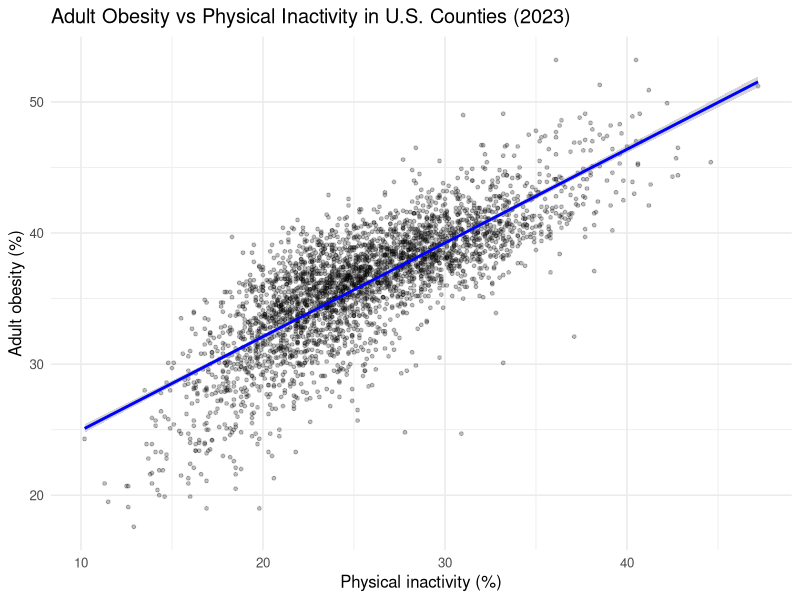
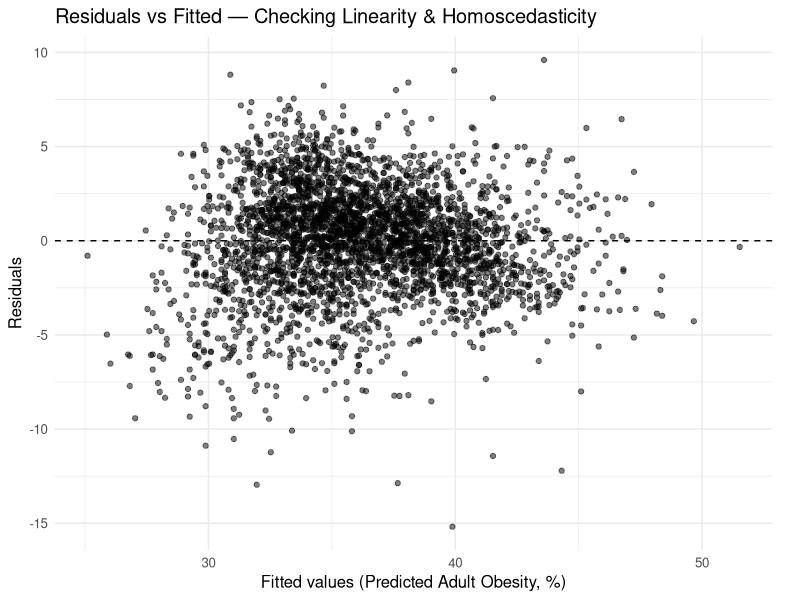
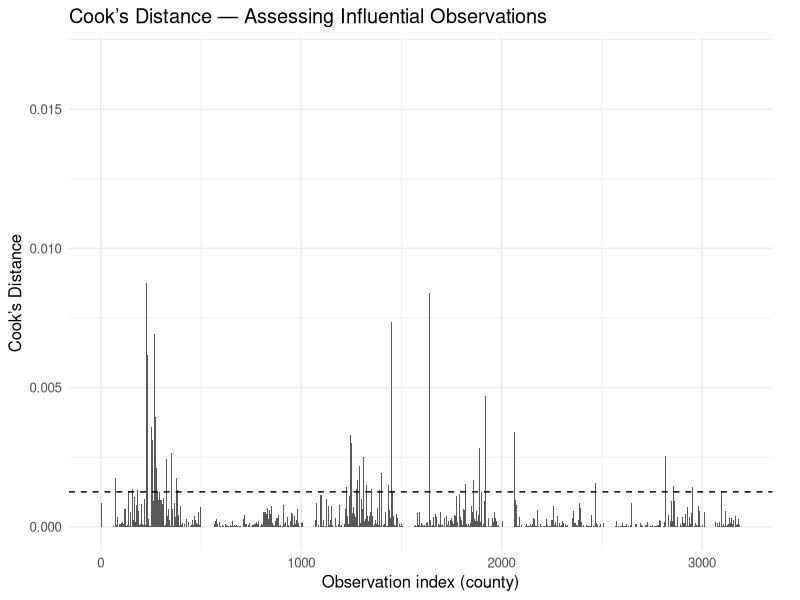

The R source for these figures, in order:
## ---- chunk 1
#| include: false
#| warning: false
#| message: false
# load libraries
library(tidyverse)
library(palmerpenguins)
library(ggpubr)
library(patchwork)

getwd()
list.files()
file.exists("/Users/spartan/Documents/Math 261A/Project 1/references.bib")
## ---- chunk 2
#| label: model-setup
#| echo: false
#| message: false
#| warning: false
#| results: "hide"
library(readr); library(ggplot2)
d <- readr::read_csv("../data/county_health_model.csv", show_col_types = FALSE)
# Load / fit model
lm_fit <- lm(obesity_pct ~ inactivity_pct, data = d)
diag_df <- data.frame(.fitted = fitted(lm_fit), .resid = resid(lm_fit))
diag_df$cooks <- cooks.distance(lm_fit)
cook_threshold <- 4 / nrow(diag_df)
## ---- chunk 3
#| echo: false
#| warning: false
#| message: false
#| fig-cap: "Relationship between Adult Obesity (%) and Physical Inactivity (%) across U.S. Counties (2023). Each point represents a county, and the fitted OLS line shows a strong positive association: counties with higher inactivity tend to have higher obesity prevalence."
library(ggplot2)

ggplot(d, aes(x = inactivity_pct, y = obesity_pct)) +
  geom_point(alpha = 0.25, size = 1) +
  geom_smooth(method = "lm", se = TRUE, color = "blue") +
  labs(
    title = "Adult Obesity vs Physical Inactivity in U.S. Counties (2023)",
    x = "Physical inactivity (%)",
    y = "Adult obesity (%)"
  ) +
  theme_minimal(base_size = 12)
## ---- chunk 4
#| label: fig-residuals
#| echo: false
#| warning: false
#| message: false
#| fig-cap: "Residuals vs Fitted Values for the obesity ~ inactivity model. The random scatter around zero supports the linearity and constant-variance assumptions, indicating that the OLS fit is appropriate."
#| fig-pos: H
#| fig-width: 7.8
#| fig-asp: 0.62
ggplot(diag_df, aes(x = .fitted, y = .resid)) +
  geom_point(alpha = 0.5) +
  geom_hline(yintercept = 0, linetype = "dashed") +
  labs(
    title = "Residuals vs Fitted — Checking Linearity & Homoscedasticity",
    x = "Fitted values (Predicted Adult Obesity, %)",
    y = "Residuals"
  ) +
  theme_minimal(base_size = 12) +
  theme(plot.margin = margin(6, 20, 6, 6))
## ---- chunk 5
#| label: fig-cooks
#| echo: false
#| warning: false
#| message: false
#| fig-cap: "Cook’s Distance by observation (county). All values lie well below the common influence threshold (4/n), indicating that no single county unduly affects the regression estimates."
#| fig-pos: H
#| fig-width: 7.8
#| fig-asp: 0.45
ggplot(diag_df, aes(x = seq_along(cooks), y = cooks)) +
  geom_col() +
  geom_hline(yintercept = cook_threshold, linetype = "dashed") +
  labs(
    title = "Cook’s Distance — Assessing Influential Observations",
    x = "Observation index (county)",
    y = "Cook’s Distance"
  ) +
  theme_minimal(base_size = 12) +
  theme(plot.margin = margin(6, 20, 6, 6))
## ---- chunk 6
#| label: tbl-model
#| tbl-cap: "Regression results estimating the association between physical inactivity and adult obesity across 3,142 U.S. counties (2023). Heteroskedasticity-consistent (HC1) standard errors are reported in parentheses."
#| tbl-pos: H
#| echo: false
#| warning: false
#| message: false

library(readr); library(dplyr); library(broom); library(knitr)
library(sandwich); library(lmtest); library(kableExtra)

# Robust (HC1) estimates
rob <- coeftest(lm_fit, vcov = vcovHC(lm_fit, type = "HC1"))

tab <- tibble::tibble(
  Term = c("Intercept", "Inactivity (%)"),
  Estimate = round(rob[, 1], 3),
  `SE (HC1)` = round(rob[, 2], 3),
  `t-value` = round(rob[, 3], 2),
  `p-value` = ifelse(rob[, 4] < 0.001, "< 0.001", sprintf("%.3f", rob[, 4]))
)

# Model fit summary (use LaTeX math in the note)
gl <- glance(lm_fit)
# Build the two footnote lines
note_lines <- c(
  sprintf("Model fit: $R^{2}$ = %.3f, $R_{\\{adj}}^{2}$ = %.3f, Residual SE = %.2f, $n$ = %d.",
          gl$r.squared, gl$adj.r.squared, gl$sigma, nobs(lm_fit)),
  "Because the sample size is large relative to the single predictor, the adjusted $R^{2}$ differs negligibly from the unadjusted value."
)
knitr::kable(tab, align = "lrrrr", booktabs = TRUE, escape = FALSE) %>%
  kableExtra::kable_styling(full_width = FALSE, position = "center") %>%
  kableExtra::footnote(general = note_lines, threeparttable = TRUE, escape = FALSE)
